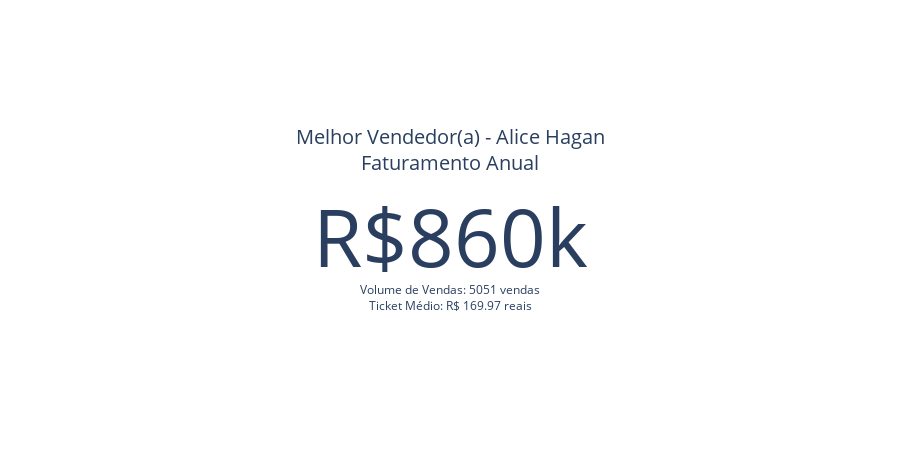

Notebook source saved alongside this figure:
### Code cell
# Criação do gráfico
fig4 = go.Figure()

fig4.add_trace(go.Indicator(
    mode='number',
    value=maior_faturamento_vendedor['valor_monetario_total'][0],
    number={'valueformat': ".2s", 'prefix': "R$"},
    title={
        'text': f"Melhor Vendedor(a) - {maior_faturamento_vendedor['nome_vendedor'][0]}<br><span style='font-size:100%'>Faturamento Anual</span>"
    }
))

# Adição de anotações com informações adicionais
fig4.add_annotation(
    x=0.5,
    y=0.2,
    xref='paper',
    yref='paper',
    text=(
        f"Volume de Vendas: {melhor_volume_vendas['valor_monetario_total'][5]} vendas<br>"
        f"Ticket Médio: R$ {round(ticket_medio['valor_monetario_total'][1], 2):,} reais"
    ),
    showarrow=False
)

# Configurações do layout
fig4.update_layout(height=450)

# Exibição do gráfico
fig4.show()

### Figure 1 — Plotly figure (JSON) as saved in the notebook; plotly's stock layout.template omitted (floating-point values rounded to 4 significant figures)
{"data": [{"mode": "number", "number": {"prefix": "R$", "valueformat": ".2s"}, "title": {"text": "Melhor Vendedor(a) - Alice Hagan<br><span style='font-size:100%'>Faturamento Anual</span>"}, "type": "indicator", "value": 858500.0}], "layout": {"annotations": [{"showarrow": false, "text": "Volume de Vendas: 5051 vendas<br>Ticket Médio: R$ 169.97 reais", "x": 0.5, "xref": "paper", "y": 0.2, "yref": "paper"}], "height": 450}}
